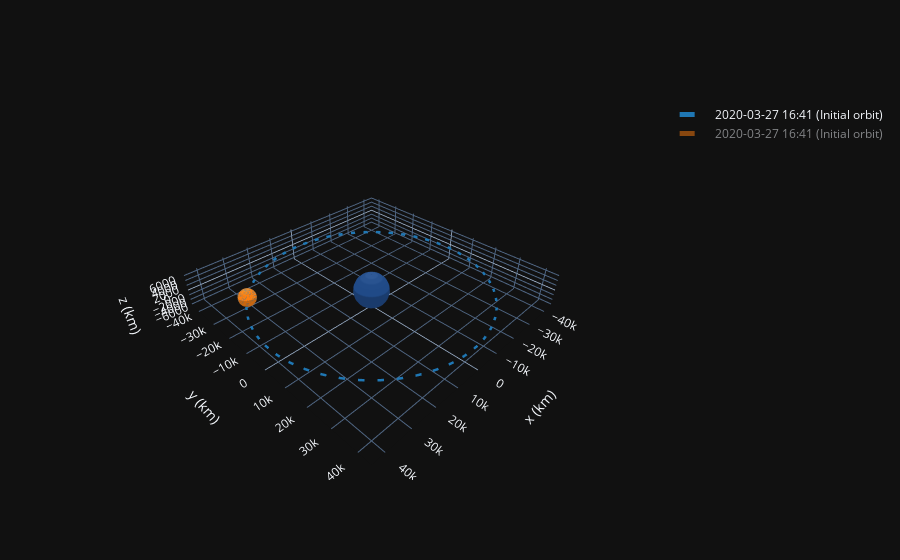

The cell this chart's notebook holds for it:
### Code cell
op = OrbitPlotter3D(dark=True)

op.plot(s1, label="Initial orbit")
op.plot(sf, label="Initial orbit")
